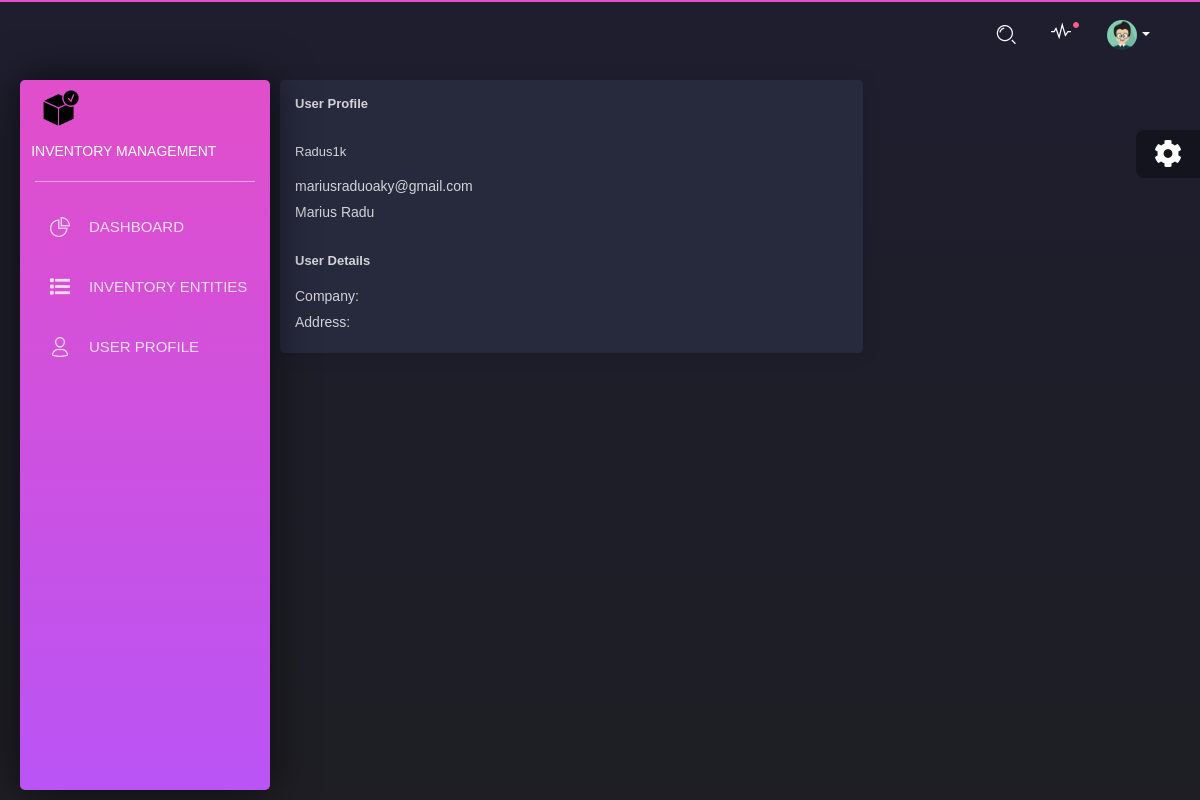
The app's page /user/1/ (signed in) with its own data.
### accounts/models.py (models this page shows)
class User(AbstractUser):
    company_name = models.CharField(max_length=255, null=True)
    phone_number = models.CharField(max_length=20)
    groups = models.ManyToManyField(Group, related_name='accounts_users', blank=True)
    user_permissions = models.ManyToManyField(Permission, related_name='accounts_users', blank=True)

### accounts/views.py (the view)
# urls.py: path('user/<int:user_id>/', user_data_view, name='user'),
@login_required
def user_data_view(request, user_id):
    user = get_object_or_404(User, id=user_id)
    if user.is_anonymous:
        return HttpResponseForbidden()
    return render(request, 'user.html', context={'user':user})

### main/context_processors.py (called while the page is built)
def entities_processor(request):
    if not request.user.is_anonymous:
        entities = Entity.objects.filter(users=request.user)
    else:
        entities = Entity.objects.none()
    return {'entities': entities}

### accounts/templates/user.html
{% extends 'base_dashboard.html' %}
{% load static %}
{% block content %}
<body>
  <div class="content">
    <div class="row">
      <div class="col-md-8">
        <div class="card">
          <div class="card-header">
            <h5 class="title">User Profile</h5>
          </div>
          <div class="card-body">
            <h5>{{ user.username }}</h5>
            <p>{{ user.email }}</p>
            <p>{{ user.first_name }} {{ user.last_name }}</p>
            <h5  style="padding-top:3vh" class="title">User Details</h5>
            <p><strong>Company:</strong> {{ user.company }}</p>
            <p><strong>Address:</strong> {{ user.address }}</p>
          </div>
        </div>
      </div>
  </div>
</body>
{% endblock %}

### records on screen
User: username "Radus1k", email "mariusraduoaky@gmail.com", first_name "Marius", last_name "Radu"
